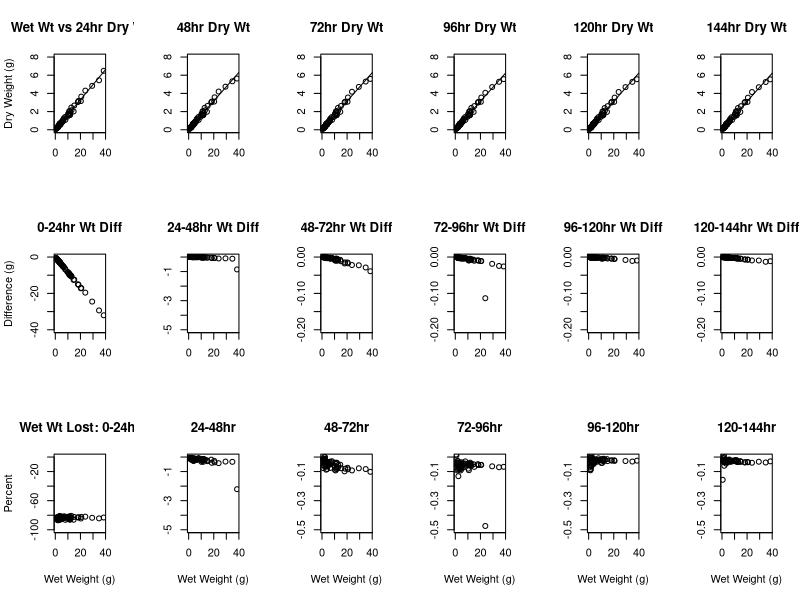

This chart was generated by the following R code:

weight=read.csv("Oyster/Biomass/2Feb2018/20180202_oyster_biomass.csv")

#weight corrections to subtract tray weight
weight$Whole_wet_wt_corr=(weight$Whole_wet_wt_g-weight$Tray_wt_g)
weight$Wet_shell_wt_corr=(weight$Wet_shell_wt_g-weight$Tray_wt_g)
weight$wet_mt_wt_corr=(weight$Wet_mt_weight_g-weight$Tray_wt_g)
weight$dry_mt_wt_24corr=(weight$Dry_wt_24-weight$Tray_wt_g)
weight$dry_mt_wt_48corr=(weight$Dry_wt_48-weight$Tray_wt_g)
weight$dry_mt_wt_72corr=(weight$Dry_wt_72-weight$Tray_wt_g)
weight$dry_mt_wt_96corr=(weight$Dry_wt_96-weight$Tray_wt_g)
weight$dry_mt_wt_120corr=(weight$Dry_wt_120-weight$Tray_wt_g)
weight$dry_mt_wt_144corr=(weight$Dry_wt_144-weight$Tray_wt_g)

#interval weight differences
weight$diff_0_24=(weight$dry_mt_wt_24corr-weight$wet_mt_wt_corr)
summary(weight$diff_0_24)
weight$diff_24_48=(weight$dry_mt_wt_48corr-weight$dry_mt_wt_24corr)
summary(weight$diff_24_48)
weight$diff_48_72=(weight$dry_mt_wt_72corr-weight$dry_mt_wt_48corr)
summary(weight$diff_48_72)
weight$diff_72_96=(weight$dry_mt_wt_96corr-weight$dry_mt_wt_72corr)
summary(weight$diff_72_96)
weight$diff_96_120=(weight$dry_mt_wt_120corr-weight$dry_mt_wt_96corr)
summary(weight$diff_96_120)
weight$diff_120_144=(weight$dry_mt_wt_144corr-weight$dry_mt_wt_120corr)
summary(weight$diff_120_14)

#interval weight loss percentages compared to wet weight
weight$perc_0_24=((weight$diff_0_24/weight$wet_mt_wt_corr)*100)
summary(weight$perc_0_24)
weight$perc_24_48=((weight$diff_24_48/weight$wet_mt_wt_corr)*100)
summary(weight$perc_24_48)
weight$perc_48_72=((weight$diff_48_72/weight$wet_mt_wt_corr)*100)
summary(weight$perc_48_72)
weight$perc_72_96=((weight$diff_72_96/weight$wet_mt_wt_corr)*100)
summary(weight$perc_72_96)
weight$perc_96_120=((weight$diff_96_120/weight$wet_mt_wt_corr)*100)
summary(weight$perc_96_120)
weight$perc_120_144=((weight$diff_120_144/weight$wet_mt_wt_corr)*100)
summary(weight$perc_120_144)

#percentage total weight lost allocated to intervals (assuming 144 hr wt final)
weight$weight_end=weight$wet_mt_wt_corr-weight$dry_mt_wt_144corr
weight$weight_prop24=((weight$diff_0_24/weight$weight_end)*100)
summary(weight$weight_prop24)
weight$weight_prop48=((weight$diff_24_48/weight$weight_end)*100)
summary(weight$weight_prop48)
weight$weight_prop72=((weight$diff_48_72/weight$weight_end)*100)
summary(weight$weight_prop72)
weight$weight_prop96=((weight$diff_72_96/weight$weight_end)*100)
summary(weight$weight_prop96)
weight$weight_prop120=((weight$diff_96_120/weight$weight_end)*100)
summary(weight$weight_prop120)
weight$weight_prop144=((weight$diff_120_144/weight$weight_end)*100)
summary(weight$weight_prop144)

#cumulative weight loss
weight$cumm_wt_loss24=weight$weight_prop24
weight$cumm_wt_loss48=weight$cumm_wt_loss24+weight$weight_prop48
weight$cumm_wt_loss72=weight$cumm_wt_loss48+weight$weight_prop72
weight$cumm_wt_loss96=weight$cumm_wt_loss72+weight$weight_prop96
weight$cumm_wt_loss120=weight$cumm_wt_loss96+weight$weight_prop120
weight$cumm_wt_loss144=weight$cumm_wt_loss120+weight$weight_prop144

#% wet weight lost
weight$prop_wet_24=((weight$dry_mt_wt_24corr/weight$wet_mt_wt_corr)*100)
summary(weight$prop_wet_24)
weight$prop_wet_48=((weight$dry_mt_wt_48corr/weight$wet_mt_wt_corr)*100)
summary(weight$prop_wet_48)
weight$prop_wet_72=((weight$dry_mt_wt_72corr/weight$wet_mt_wt_corr)*100)
summary(weight$prop_wet_72)
weight$prop_wet_96=((weight$dry_mt_wt_96corr/weight$wet_mt_wt_corr)*100)
summary(weight$prop_wet_96)
weight$prop_wet_120=((weight$dry_mt_wt_120corr/weight$wet_mt_wt_corr)*100)
summary(weight$prop_wet_120)
weight$prop_wet_144=((weight$dry_mt_wt_144corr/weight$wet_mt_wt_corr)*100)
summary(weight$prop_wet_144)

#wet weight:shell conversion
weight$sh_mt_rat=((weight$Whole_wet_wt_corr-weight$wet_mt_wt_corr)/weight$wet_mt_wt_corr)
weight$sh_mt_rat2=weight$Wet_shell_wt_corr/weight$wet_mt_wt_corr
conver_sack=weight[which(weight$Height_mm>=75),]
summary(conver_sack$sh_mt_rat)
summary(conver_sack$sh_mt_rat2)

#add, wet:dry ratio, residuals, wet weight:shell conversion condition index section

#PLOTS
#plotting multiple plots per page
par(mfrow=c(3,6))
#interval scatterplots with linear regression
m24=lm(weight$dry_mt_wt_24corr~weight$wet_mt_wt_corr)
plot(weight$wet_mt_wt_corr,weight$dry_mt_wt_24corr,main="Wet Wt vs 24hr Dry Wt",xlab="", ylab="Dry Weight (g)", ylim=c(0,8))
abline(m24)
m48=lm(weight$dry_mt_wt_48corr~weight$wet_mt_wt_corr)
plot(weight$wet_mt_wt_corr,weight$dry_mt_wt_48corr,main="48hr Dry Wt",xlab="", ylab="", ylim=c(0,8))
abline(m48)
m72=lm(weight$dry_mt_wt_72corr~weight$wet_mt_wt_corr)
plot(weight$wet_mt_wt_corr,weight$dry_mt_wt_72corr,main="72hr Dry Wt",xlab="", ylab="", ylim=c(0,8))
abline(m72)
m96=lm(weight$dry_mt_wt_96corr~weight$wet_mt_wt_corr)
plot(weight$wet_mt_wt_corr,weight$dry_mt_wt_96corr,main="96hr Dry Wt",xlab="", ylab="", ylim=c(0,8))
abline(m96)
m120=lm(weight$dry_mt_wt_120corr~weight$wet_mt_wt_corr)
plot(weight$wet_mt_wt_corr,weight$dry_mt_wt_120corr,main="120hr Dry Wt",xlab="", ylab="", ylim=c(0,8))
abline(m120)
m144=lm(weight$dry_mt_wt_144corr~weight$wet_mt_wt_corr)
plot(weight$wet_mt_wt_corr,weight$dry_mt_wt_144corr,main="144hr Dry Wt",xlab="", ylab="", ylim=c(0,8))
abline(m144)
#interval weight difference plots
plot(weight$wet_mt_wt_corr,weight$diff_0_24,main="0-24hr Wt Diff",xlab="", ylab="Difference (g)", ylim=c(-40,0))
plot(weight$wet_mt_wt_corr,weight$diff_24_48,main="24-48hr Wt Diff",xlab="", ylab="", ylim=c(-5,0))
plot(weight$wet_mt_wt_corr,weight$diff_48_72,main="48-72hr Wt Diff",xlab="", ylab="", ylim=c(-0.2,0))
plot(weight$wet_mt_wt_corr,weight$diff_72_96,main="72-96hr Wt Diff",xlab="", ylab="", ylim=c(-0.2,0))
plot(weight$wet_mt_wt_corr,weight$diff_96_120,main="96-120hr Wt Diff",xlab="", ylab="", ylim=c(-0.2,0))
plot(weight$wet_mt_wt_corr,weight$diff_120_144,main="120-144hr Wt Diff",xlab="", ylab="", ylim=c(-0.2,0))
#interval percentage wet weight lost plots
plot(weight$wet_mt_wt_corr,weight$perc_0_24,main="Wet Wt Lost: 0-24hr",xlab="Wet Weight (g)", ylab="Percent", ylim=c(-100,0))
plot(weight$wet_mt_wt_corr,weight$perc_24_48,main="24-48hr",xlab="Wet Weight (g)", ylab="", ylim=c(-5,0))
plot(weight$wet_mt_wt_corr,weight$perc_48_72,main="48-72hr",xlab="Wet Weight (g)", ylab="", ylim=c(-0.5,0))
plot(weight$wet_mt_wt_corr,weight$perc_72_96,main="72-96hr",xlab="Wet Weight (g)", ylab="", ylim=c(-0.5,0))
plot(weight$wet_mt_wt_corr,weight$perc_96_120,main="96-120hr",xlab="Wet Weight (g)", ylab="", ylim=c(-0.5,0))
plot(weight$wet_mt_wt_corr,weight$perc_120_144,main="120-144hr",xlab="Wet Weight (g)", ylab="", ylim=c(-0.5,0))
